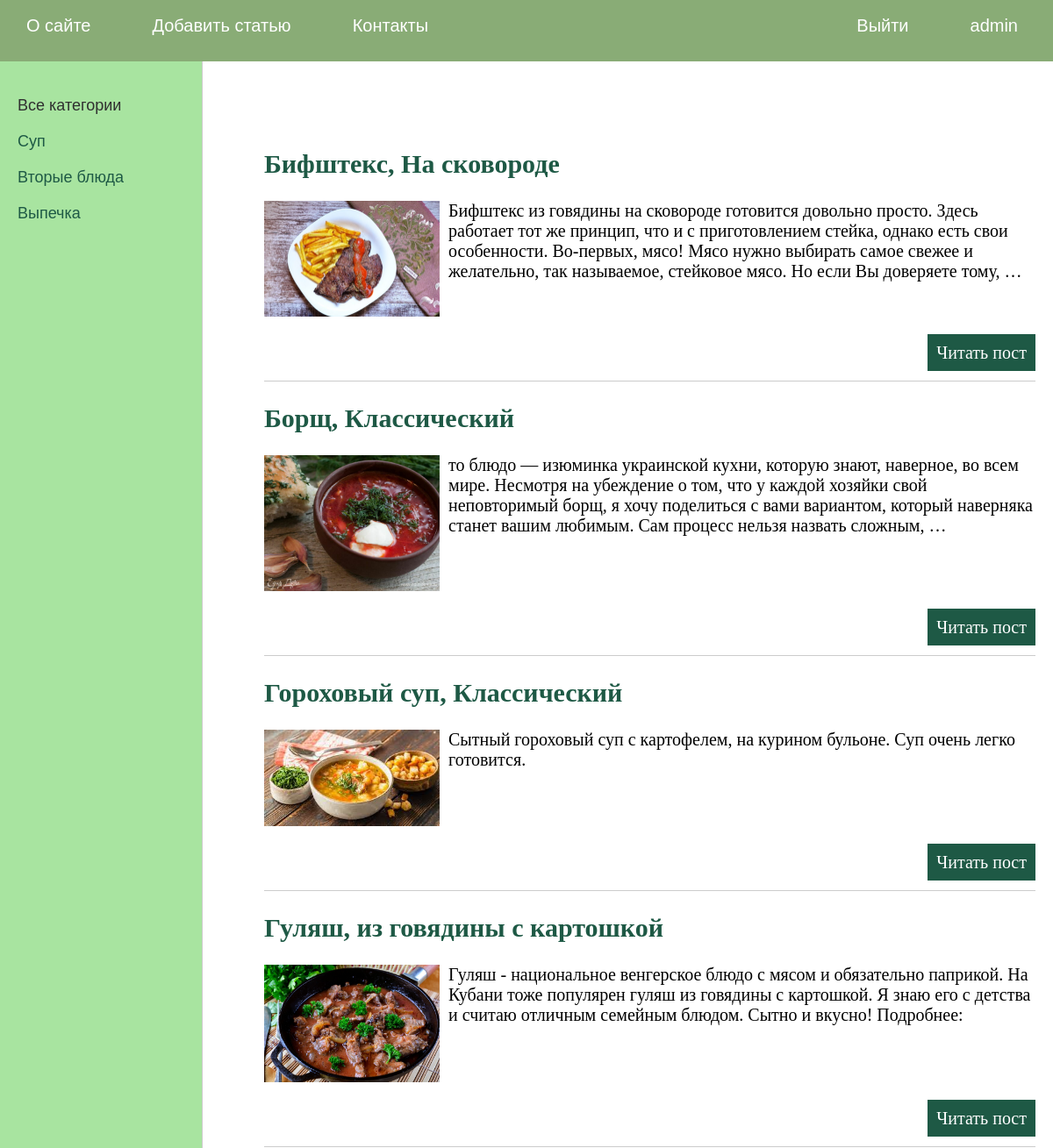
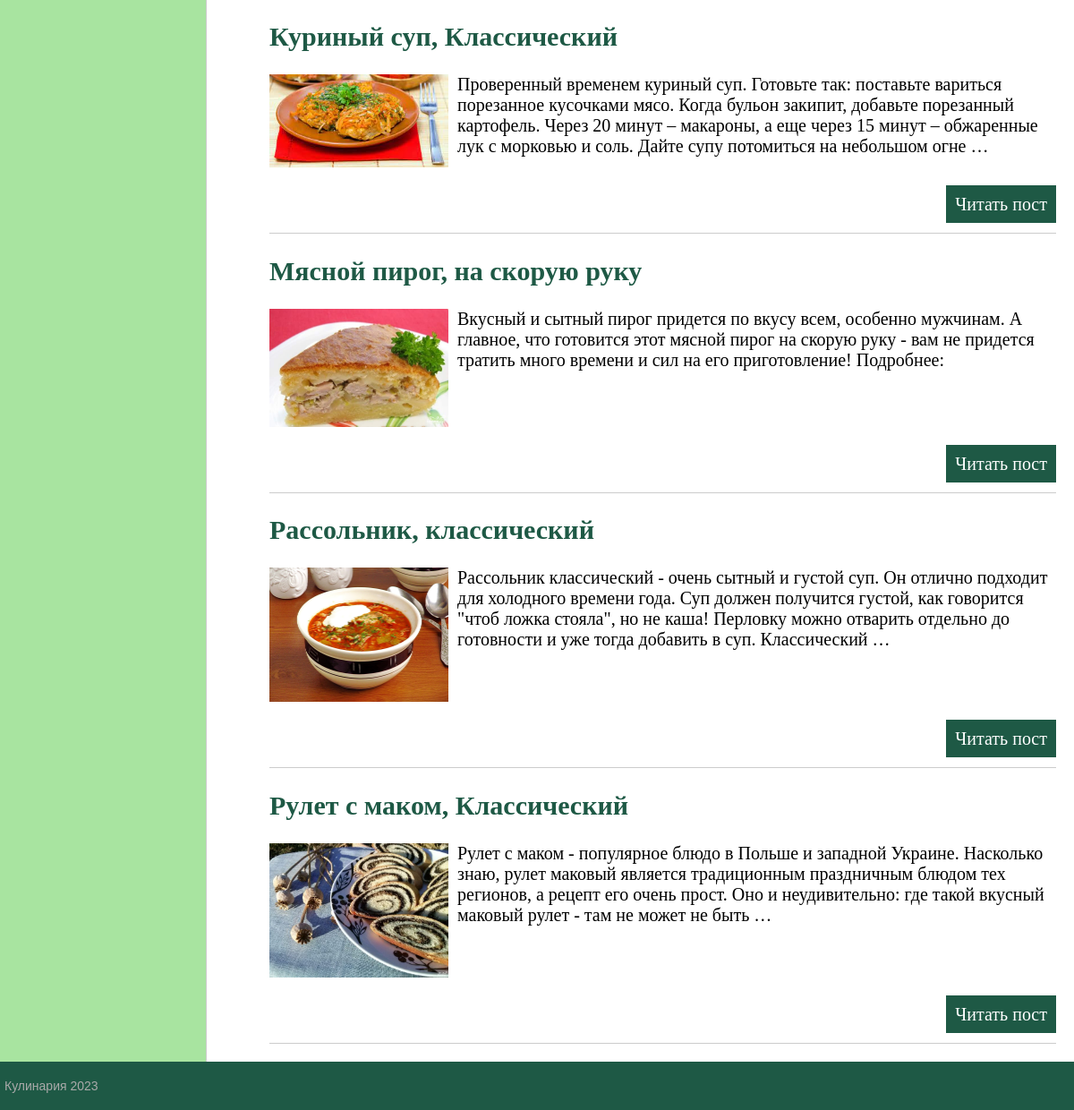
Screenshot of / (signed in) with the database file from the repository (2 pictures, top to bottom).
### users/models.py (models this page shows, shortened)
class CustomUser(AbstractUser):
    objects = CustomUserManager()

### foods/models.py (models this page shows, shortened)
class TimedModel(models.Model):
    time_create = models.DateTimeField(auto_now_add=True)
    time_update = models.DateTimeField(auto_now=True)
    class Meta:
        abstract = True

class Category(TimedModel):
    name = models.CharField(max_length=100, db_index=True)
    class Meta:
        db_table = "categories"
        verbose_name = "Categorie"

class Foods(TimedModel):
    title = models.CharField(max_length=255)
    content = models.TextField(blank=True)
    call = models.TextField(blank=True)
    photo = models.ImageField(upload_to="photos/%Y/%m/%d/")
    is_published = models.BooleanField(default=True)
    cat = models.ForeignKey(Category, on_delete=models.PROTECT, null=True)
    portions = models.PositiveSmallIntegerField(verbose_name="Порции", null=True)
    calories = models.PositiveIntegerField(null=True)
    class Meta:
        db_table = "foods"
        ordering = ["title"]
        verbose_name = "Food"

### foods/views.py (the view)
# urls.py: path('', index, name='home'),
def index(request):
    posts = Foods.objects.all()
    cats = Category.objects.all()
    context = {
        'posts': posts,
        'cats': cats,
        'title': 'Главная страница',
        'cat_selected': 0,
    }
    return render(request, 'foods/index.html', context=context)

### templates/foods/index.html (shortened to what this page needs)
{% extends 'base.html' %}
{% block content %}
<ul class="list-articles">
	{% for p in posts %}
			<li><h2 class="h2">{{p.title}},  {{p.call}}</h2>
				<img src="/media/{{ p.photo }}" alt="Food" class="img-article-left" height="200px" width="200px">
	{% autoescape on %}
	{{p.content|linebreaks|truncatewords:40}}
	{% endautoescape %}
			<p class="link-read-post"><a href="{% url 'post' p.id %}">Читать пост</a></p>
			</li>
	{% endfor %}
</ul>
{% endblock %}

### templates/base.html (shortened to what this page needs)
{% load static %}
<!DOCTYPE html>
<html>
<head>
	<link type="text/css" href="{% static 'foods/css/style.css' %}" rel="stylesheet" />
</head>
<body>
<table class="table-page" border=0 cellpadding="0" cellspacing="0">
<tr><td valign=top>
{% block mainmenu %}
		<div class="header">
			<ul id="mainmenu" class="mainmenu">
				<li><a href="{% url 'about' %}">О сайте</a></li>
				<li><a href="{% url 'add_page' %}">Добавить статью</a></li>
				<li><a href="{% url 'contact' %}">Контакты</a></li>
				{% if not user.is_authenticated %}
				<li class="last"><a href="{% url 'login' %}">Войти</a></li>
				<li class="last"><a href="{% url 'signup' %}">Зарегистрироваться</a></li>
				{% else %}
				<li class="last">{{ user.username }}</li>
				<li class="last"><a href="{% url 'logout' %}">Выйти</a></li>
				{% endif %}
			</ul>
		</div>
{% endblock mainmenu %}
<table class="table-content" border=0 cellpadding="0" cellspacing="0">
{% block left_sidebar %}
	<tr>
	<td valign="top" class="left-chapters">
	<ul id="leftchapters">
{% if cat_selected == 0 %}
		<li class="selected">Все категории</li>
{% else %}
		<li><a href="{% url 'home' %}">Все категории</a></li>
{% endif %}
{% for c in cats %}
	{% if c.pk == cat_selected %}
		<li class="selected">{{c.name}}</li>
	{% else %}
		<li><a href="{% url 'category' c.id %}">{{c.name}}</a></li>
	{% endif %}
{% endfor %}
	</ul>
</td>
{% endblock %}
<td valign="top" class="content">
	<div class="content-text">
{% block content %}
{% endblock %}
	</div>
</td></tr></table>
</td></tr>
<tr><td valign=top>
	<div id="footer">
		<p>Кулинария 2023</p>
	</div>
</td></tr></table>
</body>
</html>

### static/foods/css/style.css (style rules this page uses)
html, body { font-family: sans-serif; margin: 0; padding: 0; height: 100%; width: 100%; color: #FFFAFA }
a { color: #FFFAFA; text-decoration: none; }
img { max-width: 600px; height: auto; }
img.img-article-left { max-width: 300px; max-height: 400px; height: auto; float: left; padding: 0 10px 10px 0; }
p.link-read-post { text-align: right; }
p.link-read-post a { padding: 10px; min-width: 100px; background: #1E5945; color: #fff; text-decoration: none; }
ul.list-articles { list-style: none; margin: 0; padding: 0; }
ul.list-articles li { border-bottom: 1px solid #ccc; }
.table-page { width: 100%; height: 100%; vertical-align: top; }
.table-page tr { height: 100%; }
.header { background: #89AC76; height: 70px; }
ul.mainmenu { list-style: none; margin: 0; padding: 0; height: 60px; color: #ffffff; font-size: 20px; overflow: hidden; }
ul.mainmenu li { float: left; margin: 18px 40px 0 30px; }
ul.mainmenu li.last { float: right; }
ul.mainmenu li a { color: #ffffff; text-decoration: none; }
.table-content { width: 100%; min-height: 100%; height: 100%; }
.left-chapters { margin: 0; background: #A8E4A0; border-right: 1px solid #ccc; min-height: 100%; }
.left-chapters ul { width: 200px; min-height: 100%; margin: 0; padding: 20px 10px 10px 20px; list-style: none; font-size: 18px; }
.left-chapters ul li { margin: 20px 0 0 0; color: #FFFAF0; }
.left-chapters ul li.selected { color: #303030 }
.left-chapters ul li a { color: #1E5945; text-decoration: none; }
.content { padding: 40px 20px 20px 40px; width: 100%; box-sizing: border-box; }
.content-text { margin: 60px 0 0 30px; color: #000; font-size: 20px; font-family: Yandex Sans Display Light; }
#footer { box-sizing: border-box; background: #1E5945; padding: 5px; color: #aaa; font-size: 14px; text-align: left; overflow: hidden; }
.h2 { font-family:Brush Script MT, Brush Script Std, cursive; color:#1E5945; }
.img-article-left { height: 300px }

### rows the page displays
CustomUser: username "admin"
Category: name "Суп"
Category: name "Вторые блюда"
Category: name "Выпечка"
Foods: title "Бифштекс", call "На сковороде", photo (picture), content "Бифштекс из говядины на сковороде готовится довольно просто. Здесь работает тот же принцип, что и с приготовлением стейка, однако есть свои особенности. Во-первых, мясо! Мясо нужно выбирать самое свежее и желательно, так называемое, стейковое мясо. Но если Вы доверяете тому, …"
Foods: title "Борщ", call "Классический", photo (picture), content "то блюдо — изюминка украинской кухни, которую знают, наверное, во всем мире. Несмотря на убеждение о том, что у каждой хозяйки свой неповторимый борщ, я хочу поделиться с вами вариантом, который наверняка станет вашим любимым. Сам процесс нельзя назвать сложным, …"
Foods: title "Гороховый суп", call "Классический", photo (picture), content "Сытный гороховый суп с картофелем, на курином бульоне. Суп очень легко готовится."
Foods: title "Гуляш", call "из говядины с картошкой", photo (picture), content "Гуляш - национальное венгерское блюдо с мясом и обязательно паприкой. На Кубани тоже популярен гуляш из говядины с картошкой. Я знаю его с детства и считаю отличным семейным блюдом. Сытно и вкусно! Подробнее:"
Foods: title "Куриный суп", call "Классический", photo (picture), content "Проверенный временем куриный суп. Готовьте так: поставьте вариться порезанное кусочками мясо. Когда бульон закипит, добавьте порезанный картофель. Через 20 минут – макароны, а еще через 15 минут – обжаренные лук с морковью и соль. Дайте супу потомиться на небольшом огне …"
Foods: title "Мясной пирог", call "на скорую руку", photo (picture), content "Вкусный и сытный пирог придется по вкусу всем, особенно мужчинам. А главное, что готовится этот мясной пирог на скорую руку - вам не придется тратить много времени и сил на его приготовление! Подробнее:"
Foods: title "Рассольник", call "классический", photo (picture), content "Рассольник классический - очень сытный и густой суп. Он отлично подходит для холодного времени года. Суп должен получится густой, как говорится \"чтоб ложка стояла\", но не каша! Перловку можно отварить отдельно до готовности и уже тогда добавить в суп. Классический …"
Foods: title "Рулет с маком", call "Классический", photo (picture), content "Рулет с маком - популярное блюдо в Польше и западной Украине. Насколько знаю, рулет маковый является традиционным праздничным блюдом тех регионов, а рецепт его очень прост. Оно и неудивительно: где такой вкусный маковый рулет - там не может не быть …"
